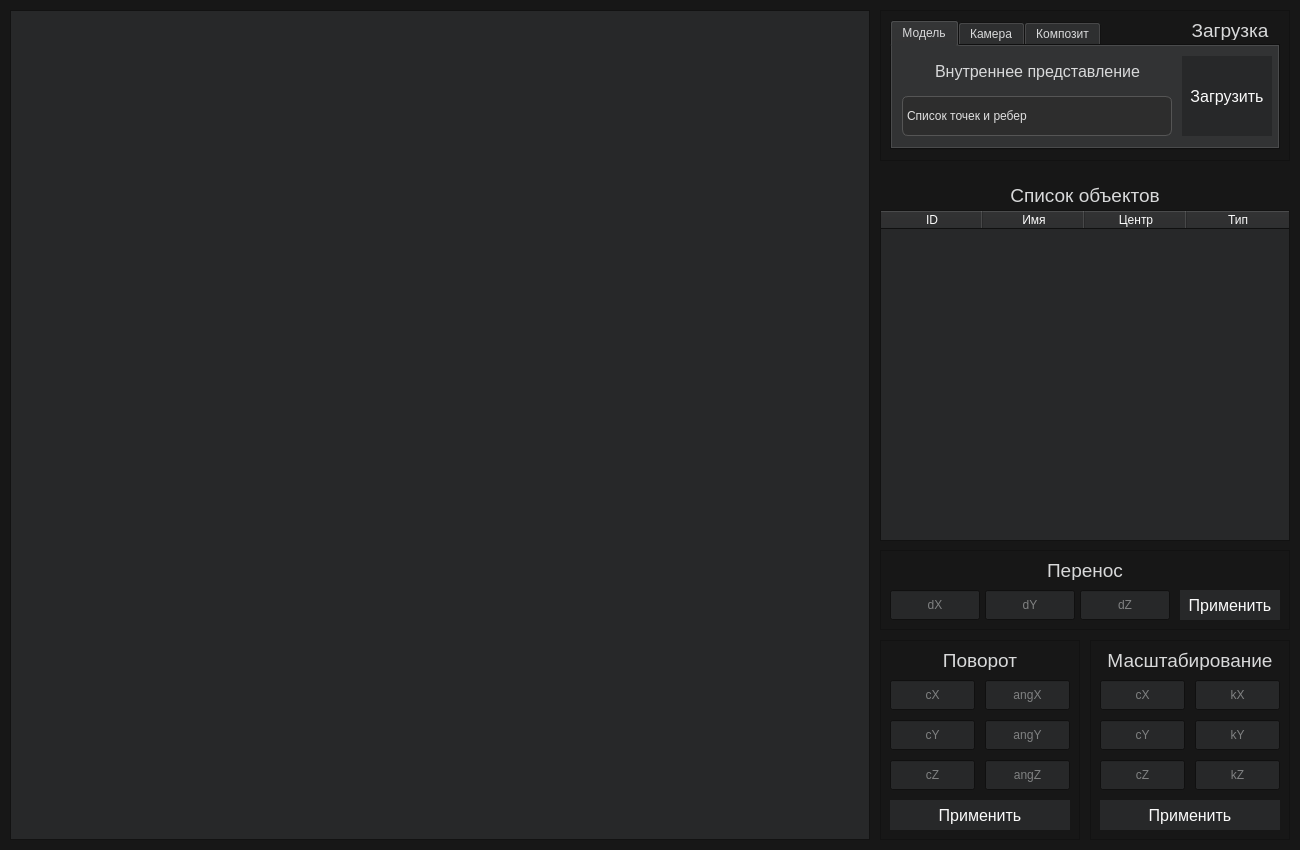
<?xml version="1.0" encoding="UTF-8"?>
<ui version="4.0">
 <class>MainWindow</class>
 <widget class="QMainWindow" name="MainWindow">
  <property name="geometry">
   <rect>
    <x>0</x>
    <y>0</y>
    <width>1300</width>
    <height>850</height>
   </rect>
  </property>
  <property name="sizePolicy">
   <sizepolicy hsizetype="Fixed" vsizetype="Fixed">
    <horstretch>0</horstretch>
    <verstretch>0</verstretch>
   </sizepolicy>
  </property>
  <property name="minimumSize">
   <size>
    <width>0</width>
    <height>0</height>
   </size>
  </property>
  <property name="maximumSize">
   <size>
    <width>1000000</width>
    <height>1000000</height>
   </size>
  </property>
  <property name="palette">
   <palette>
    <active>
     <colorrole role="WindowText">
      <brush brushstyle="SolidPattern">
       <color alpha="255">
        <red>216</red>
        <green>217</green>
        <blue>218</blue>
       </color>
      </brush>
     </colorrole>
     <colorrole role="Button">
      <brush brushstyle="SolidPattern">
       <color alpha="255">
        <red>39</red>
        <green>40</green>
        <blue>41</blue>
       </color>
      </brush>
     </colorrole>
     <colorrole role="Light">
      <brush brushstyle="SolidPattern">
       <color alpha="255">
        <red>216</red>
        <green>217</green>
        <blue>218</blue>
       </color>
      </brush>
     </colorrole>
     <colorrole role="Dark">
      <brush brushstyle="SolidPattern">
       <color alpha="255">
        <red>159</red>
        <green>159</green>
        <blue>159</blue>
       </color>
      </brush>
     </colorrole>
     <colorrole role="Mid">
      <brush brushstyle="SolidPattern">
       <color alpha="255">
        <red>184</red>
        <green>184</green>
        <blue>184</blue>
       </color>
      </brush>
     </colorrole>
     <colorrole role="Text">
      <brush brushstyle="SolidPattern">
       <color alpha="255">
        <red>251</red>
        <green>251</green>
        <blue>251</blue>
       </color>
      </brush>
     </colorrole>
     <colorrole role="ButtonText">
      <brush brushstyle="SolidPattern">
       <color alpha="255">
        <red>251</red>
        <green>251</green>
        <blue>251</blue>
       </color>
      </brush>
     </colorrole>
     <colorrole role="Base">
      <brush brushstyle="SolidPattern">
       <color alpha="255">
        <red>39</red>
        <green>40</green>
        <blue>41</blue>
       </color>
      </brush>
     </colorrole>
     <colorrole role="Window">
      <brush brushstyle="SolidPattern">
       <color alpha="255">
        <red>23</red>
        <green>23</green>
        <blue>23</blue>
       </color>
      </brush>
     </colorrole>
     <colorrole role="Shadow">
      <brush brushstyle="SolidPattern">
       <color alpha="255">
        <red>118</red>
        <green>118</green>
        <blue>118</blue>
       </color>
      </brush>
     </colorrole>
     <colorrole role="Highlight">
      <brush brushstyle="SolidPattern">
       <color alpha="255">
        <red>146</red>
        <green>136</green>
        <blue>248</blue>
       </color>
      </brush>
     </colorrole>
     <colorrole role="Link">
      <brush brushstyle="SolidPattern">
       <color alpha="255">
        <red>68</red>
        <green>119</green>
        <blue>206</blue>
       </color>
      </brush>
     </colorrole>
     <colorrole role="LinkVisited">
      <brush brushstyle="SolidPattern">
       <color alpha="255">
        <red>200</red>
        <green>142</green>
        <blue>167</blue>
       </color>
      </brush>
     </colorrole>
     <colorrole role="AlternateBase">
      <brush brushstyle="SolidPattern">
       <color alpha="255">
        <red>39</red>
        <green>40</green>
        <blue>41</blue>
       </color>
      </brush>
     </colorrole>
     <colorrole role="PlaceholderText">
      <brush brushstyle="SolidPattern">
       <color alpha="128">
        <red>216</red>
        <green>217</green>
        <blue>218</blue>
       </color>
      </brush>
     </colorrole>
    </active>
    <inactive>
     <colorrole role="WindowText">
      <brush brushstyle="SolidPattern">
       <color alpha="255">
        <red>216</red>
        <green>217</green>
        <blue>218</blue>
       </color>
      </brush>
     </colorrole>
     <colorrole role="Button">
      <brush brushstyle="SolidPattern">
       <color alpha="255">
        <red>39</red>
        <green>40</green>
        <blue>41</blue>
       </color>
      </brush>
     </colorrole>
     <colorrole role="Light">
      <brush brushstyle="SolidPattern">
       <color alpha="255">
        <red>216</red>
        <green>217</green>
        <blue>218</blue>
       </color>
      </brush>
     </colorrole>
     <colorrole role="Dark">
      <brush brushstyle="SolidPattern">
       <color alpha="255">
        <red>159</red>
        <green>159</green>
        <blue>159</blue>
       </color>
      </brush>
     </colorrole>
     <colorrole role="Mid">
      <brush brushstyle="SolidPattern">
       <color alpha="255">
        <red>184</red>
        <green>184</green>
        <blue>184</blue>
       </color>
      </brush>
     </colorrole>
     <colorrole role="Text">
      <brush brushstyle="SolidPattern">
       <color alpha="255">
        <red>251</red>
        <green>251</green>
        <blue>251</blue>
       </color>
      </brush>
     </colorrole>
     <colorrole role="ButtonText">
      <brush brushstyle="SolidPattern">
       <color alpha="255">
        <red>251</red>
        <green>251</green>
        <blue>251</blue>
       </color>
      </brush>
     </colorrole>
     <colorrole role="Base">
      <brush brushstyle="SolidPattern">
       <color alpha="255">
        <red>39</red>
        <green>40</green>
        <blue>41</blue>
       </color>
      </brush>
     </colorrole>
     <colorrole role="Window">
      <brush brushstyle="SolidPattern">
       <color alpha="255">
        <red>23</red>
        <green>23</green>
        <blue>23</blue>
       </color>
      </brush>
     </colorrole>
     <colorrole role="Shadow">
      <brush brushstyle="SolidPattern">
       <color alpha="255">
        <red>118</red>
        <green>118</green>
        <blue>118</blue>
       </color>
      </brush>
     </colorrole>
     <colorrole role="Highlight">
      <brush brushstyle="SolidPattern">
       <color alpha="255">
        <red>146</red>
        <green>136</green>
        <blue>248</blue>
       </color>
      </brush>
     </colorrole>
     <colorrole role="Link">
      <brush brushstyle="SolidPattern">
       <color alpha="255">
        <red>68</red>
        <green>119</green>
        <blue>206</blue>
       </color>
      </brush>
     </colorrole>
     <colorrole role="LinkVisited">
      <brush brushstyle="SolidPattern">
       <color alpha="255">
        <red>200</red>
        <green>142</green>
        <blue>167</blue>
       </color>
      </brush>
     </colorrole>
     <colorrole role="AlternateBase">
      <brush brushstyle="SolidPattern">
       <color alpha="255">
        <red>39</red>
        <green>40</green>
        <blue>41</blue>
       </color>
      </brush>
     </colorrole>
     <colorrole role="PlaceholderText">
      <brush brushstyle="SolidPattern">
       <color alpha="128">
        <red>216</red>
        <green>217</green>
        <blue>218</blue>
       </color>
      </brush>
     </colorrole>
    </inactive>
    <disabled>
     <colorrole role="WindowText">
      <brush brushstyle="SolidPattern">
       <color alpha="255">
        <red>216</red>
        <green>217</green>
        <blue>218</blue>
       </color>
      </brush>
     </colorrole>
     <colorrole role="Button">
      <brush brushstyle="SolidPattern">
       <color alpha="255">
        <red>39</red>
        <green>40</green>
        <blue>41</blue>
       </color>
      </brush>
     </colorrole>
     <colorrole role="Light">
      <brush brushstyle="SolidPattern">
       <color alpha="255">
        <red>216</red>
        <green>217</green>
        <blue>218</blue>
       </color>
      </brush>
     </colorrole>
     <colorrole role="Dark">
      <brush brushstyle="SolidPattern">
       <color alpha="255">
        <red>159</red>
        <green>159</green>
        <blue>159</blue>
       </color>
      </brush>
     </colorrole>
     <colorrole role="Mid">
      <brush brushstyle="SolidPattern">
       <color alpha="255">
        <red>184</red>
        <green>184</green>
        <blue>184</blue>
       </color>
      </brush>
     </colorrole>
     <colorrole role="Text">
      <brush brushstyle="SolidPattern">
       <color alpha="255">
        <red>251</red>
        <green>251</green>
        <blue>251</blue>
       </color>
      </brush>
     </colorrole>
     <colorrole role="ButtonText">
      <brush brushstyle="SolidPattern">
       <color alpha="255">
        <red>251</red>
        <green>251</green>
        <blue>251</blue>
       </color>
      </brush>
     </colorrole>
     <colorrole role="Base">
      <brush brushstyle="SolidPattern">
       <color alpha="255">
        <red>39</red>
        <green>40</green>
        <blue>41</blue>
       </color>
      </brush>
     </colorrole>
     <colorrole role="Window">
      <brush brushstyle="SolidPattern">
       <color alpha="255">
        <red>23</red>
        <green>23</green>
        <blue>23</blue>
       </color>
      </brush>
     </colorrole>
     <colorrole role="Shadow">
      <brush brushstyle="SolidPattern">
       <color alpha="255">
        <red>118</red>
        <green>118</green>
        <blue>118</blue>
       </color>
      </brush>
     </colorrole>
     <colorrole role="Highlight">
      <brush brushstyle="SolidPattern">
       <color alpha="255">
        <red>146</red>
        <green>136</green>
        <blue>248</blue>
       </color>
      </brush>
     </colorrole>
     <colorrole role="Link">
      <brush brushstyle="SolidPattern">
       <color alpha="255">
        <red>68</red>
        <green>119</green>
        <blue>206</blue>
       </color>
      </brush>
     </colorrole>
     <colorrole role="LinkVisited">
      <brush brushstyle="SolidPattern">
       <color alpha="255">
        <red>200</red>
        <green>142</green>
        <blue>167</blue>
       </color>
      </brush>
     </colorrole>
     <colorrole role="AlternateBase">
      <brush brushstyle="SolidPattern">
       <color alpha="255">
        <red>39</red>
        <green>40</green>
        <blue>41</blue>
       </color>
      </brush>
     </colorrole>
     <colorrole role="PlaceholderText">
      <brush brushstyle="SolidPattern">
       <color alpha="128">
        <red>216</red>
        <green>217</green>
        <blue>218</blue>
       </color>
      </brush>
     </colorrole>
    </disabled>
   </palette>
  </property>
  <property name="contextMenuPolicy">
   <enum>Qt::NoContextMenu</enum>
  </property>
  <property name="windowTitle">
   <string>ЛР3 ООП. Диваев ИУ7-42</string>
  </property>
  <widget class="QWidget" name="centralwidget">
   <widget class="Plane" name="planeWidget">
    <property name="geometry">
     <rect>
      <x>10</x>
      <y>10</y>
      <width>860</width>
      <height>830</height>
     </rect>
    </property>
   </widget>
   <widget class="QFrame" name="frame">
    <property name="geometry">
     <rect>
      <x>880</x>
      <y>550</y>
      <width>410</width>
      <height>80</height>
     </rect>
    </property>
    <property name="autoFillBackground">
     <bool>false</bool>
    </property>
    <property name="frameShape">
     <enum>QFrame::StyledPanel</enum>
    </property>
    <property name="frameShadow">
     <enum>QFrame::Raised</enum>
    </property>
    <widget class="QLineEdit" name="dxOffsetInput">
     <property name="geometry">
      <rect>
       <x>10</x>
       <y>40</y>
       <width>90</width>
       <height>30</height>
      </rect>
     </property>
     <property name="font">
      <font>
       <pointsize>9</pointsize>
      </font>
     </property>
     <property name="alignment">
      <set>Qt::AlignCenter</set>
     </property>
     <property name="placeholderText">
      <string>dX</string>
     </property>
    </widget>
    <widget class="QLineEdit" name="dyOffsetInput">
     <property name="geometry">
      <rect>
       <x>105</x>
       <y>40</y>
       <width>90</width>
       <height>30</height>
      </rect>
     </property>
     <property name="alignment">
      <set>Qt::AlignCenter</set>
     </property>
     <property name="placeholderText">
      <string>dY</string>
     </property>
    </widget>
    <widget class="QLineEdit" name="dzOffsetInput">
     <property name="geometry">
      <rect>
       <x>200</x>
       <y>40</y>
       <width>90</width>
       <height>30</height>
      </rect>
     </property>
     <property name="alignment">
      <set>Qt::AlignCenter</set>
     </property>
     <property name="placeholderText">
      <string>dZ</string>
     </property>
    </widget>
    <widget class="QLabel" name="label">
     <property name="geometry">
      <rect>
       <x>155</x>
       <y>10</y>
       <width>100</width>
       <height>20</height>
      </rect>
     </property>
     <property name="font">
      <font>
       <pointsize>14</pointsize>
      </font>
     </property>
     <property name="text">
      <string>Перенос</string>
     </property>
     <property name="alignment">
      <set>Qt::AlignCenter</set>
     </property>
    </widget>
    <widget class="QPushButton" name="applyShiftBtn">
     <property name="geometry">
      <rect>
       <x>300</x>
       <y>40</y>
       <width>100</width>
       <height>30</height>
      </rect>
     </property>
     <property name="font">
      <font>
       <pointsize>12</pointsize>
      </font>
     </property>
     <property name="autoFillBackground">
      <bool>true</bool>
     </property>
     <property name="text">
      <string>Применить</string>
     </property>
     <property name="flat">
      <bool>true</bool>
     </property>
    </widget>
   </widget>
   <widget class="QFrame" name="frame_2">
    <property name="geometry">
     <rect>
      <x>880</x>
      <y>10</y>
      <width>410</width>
      <height>151</height>
     </rect>
    </property>
    <property name="frameShape">
     <enum>QFrame::StyledPanel</enum>
    </property>
    <property name="frameShadow">
     <enum>QFrame::Raised</enum>
    </property>
    <widget class="QTabWidget" name="tabWidget">
     <property name="geometry">
      <rect>
       <x>10</x>
       <y>10</y>
       <width>390</width>
       <height>130</height>
      </rect>
     </property>
     <property name="currentIndex">
      <number>0</number>
     </property>
     <widget class="QWidget" name="Model">
      <attribute name="title">
       <string>Модель</string>
      </attribute>
      <widget class="QPushButton" name="loadModelBtn">
       <property name="geometry">
        <rect>
         <x>290</x>
         <y>10</y>
         <width>90</width>
         <height>80</height>
        </rect>
       </property>
       <property name="font">
        <font>
         <pointsize>12</pointsize>
        </font>
       </property>
       <property name="autoFillBackground">
        <bool>true</bool>
       </property>
       <property name="text">
        <string>Загрузить</string>
       </property>
       <property name="autoDefault">
        <bool>false</bool>
       </property>
       <property name="flat">
        <bool>true</bool>
       </property>
      </widget>
      <widget class="QComboBox" name="comboBox">
       <property name="geometry">
        <rect>
         <x>10</x>
         <y>50</y>
         <width>270</width>
         <height>40</height>
        </rect>
       </property>
       <property name="styleSheet">
        <string notr="true">QComboBox {
    background-color: #2d2d2d;
    color: #e0e0e0;
    border: 1px solid #555555;
    border-radius: 6px;
    selection-background-color: #444444;
}

QComboBox:hover {
    background-color: #3a3a3a;
}

QComboBox:focus {
    background-color: #383838;
}

QComboBox::drop-down {
    border: none;
    background: transparent;
    width: 20px;
}

QComboBox QAbstractItemView {
    background: #222222;
    selection-background-color: #0078d7;
    selection-color: white;
    border-radius: 4px;
}QComboBox {
    background-color: #2d2d2d;
    color: #e0e0e0;
    border: 1px solid #555555;
    border-radius: 6px;
    selection-background-color: #444444;
}

QComboBox:hover {
    background-color: #3a3a3a;
}

QComboBox:focus {
    background-color: #383838;
}

QComboBox::drop-down {
    border: none;
    background: transparent;
    width: 20px;
}

QComboBox QAbstractItemView {
    background: #222222;
    selection-background-color: #0078d7;
    selection-color: white;
    border-radius: 4px;
}QComboBox {
    background-color: #2d2d2d;
    color: #e0e0e0;
    border: 1px solid #555555;
    border-radius: 6px;
    selection-background-color: #444444;
}

QComboBox:hover {
    background-color: #3a3a3a;
}

QComboBox:focus {
    background-color: #383838;
}

QComboBox::drop-down {
    border: none;
    background: transparent;
    width: 20px;
}

QComboBox QAbstractItemView {
    background: #222222;
    selection-background-color: #0078d7;
    selection-color: white;
    border-radius: 4px;
}QComboBox {
    background-color: #2d2d2d;
    color: #e0e0e0;
    border: 1px solid #555555;
    border-radius: 6px;
    selection-background-color: #444444;
}

QComboBox:hover {
    background-color: #3a3a3a;
}

QComboBox:focus {
    background-color: #383838;
}

QComboBox::drop-down {
    border: none;
    background: transparent;
    width: 20px;
}

QComboBox QAbstractItemView {
    background: #222222;
    selection-background-color: #0078d7;
    selection-color: white;
    border-radius: 4px;
}</string>
       </property>
       <item>
        <property name="text">
         <string>Список точек и ребер</string>
        </property>
       </item>
       <item>
        <property name="text">
         <string>Матрица смежности</string>
        </property>
       </item>
      </widget>
      <widget class="QLabel" name="label_4">
       <property name="geometry">
        <rect>
         <x>10</x>
         <y>10</y>
         <width>271</width>
         <height>31</height>
        </rect>
       </property>
       <property name="font">
        <font>
         <pointsize>12</pointsize>
        </font>
       </property>
       <property name="text">
        <string>Внутреннее представление</string>
       </property>
       <property name="alignment">
        <set>Qt::AlignCenter</set>
       </property>
      </widget>
     </widget>
     <widget class="QWidget" name="Camera">
      <attribute name="title">
       <string>Камера</string>
      </attribute>
      <widget class="QPushButton" name="loadFrameBtn_2">
       <property name="geometry">
        <rect>
         <x>290</x>
         <y>10</y>
         <width>90</width>
         <height>80</height>
        </rect>
       </property>
       <property name="font">
        <font>
         <pointsize>11</pointsize>
        </font>
       </property>
       <property name="autoFillBackground">
        <bool>true</bool>
       </property>
       <property name="text">
        <string>Загрузить</string>
       </property>
       <property name="autoDefault">
        <bool>false</bool>
       </property>
       <property name="flat">
        <bool>true</bool>
       </property>
      </widget>
     </widget>
     <widget class="QWidget" name="Com">
      <attribute name="title">
       <string>Композит</string>
      </attribute>
      <widget class="QPushButton" name="loadFrameBtn_3">
       <property name="geometry">
        <rect>
         <x>290</x>
         <y>10</y>
         <width>90</width>
         <height>80</height>
        </rect>
       </property>
       <property name="font">
        <font>
         <pointsize>11</pointsize>
        </font>
       </property>
       <property name="autoFillBackground">
        <bool>true</bool>
       </property>
       <property name="text">
        <string>Загрузить</string>
       </property>
       <property name="autoDefault">
        <bool>false</bool>
       </property>
       <property name="flat">
        <bool>true</bool>
       </property>
      </widget>
     </widget>
    </widget>
    <widget class="QLabel" name="label_2">
     <property name="geometry">
      <rect>
       <x>300</x>
       <y>10</y>
       <width>100</width>
       <height>20</height>
      </rect>
     </property>
     <property name="font">
      <font>
       <pointsize>14</pointsize>
      </font>
     </property>
     <property name="text">
      <string>Загрузка</string>
     </property>
     <property name="alignment">
      <set>Qt::AlignCenter</set>
     </property>
    </widget>
   </widget>
   <widget class="QFrame" name="frame_3">
    <property name="geometry">
     <rect>
      <x>1090</x>
      <y>640</y>
      <width>200</width>
      <height>200</height>
     </rect>
    </property>
    <property name="frameShape">
     <enum>QFrame::StyledPanel</enum>
    </property>
    <property name="frameShadow">
     <enum>QFrame::Raised</enum>
    </property>
    <widget class="QLabel" name="label_6">
     <property name="geometry">
      <rect>
       <x>10</x>
       <y>10</y>
       <width>180</width>
       <height>20</height>
      </rect>
     </property>
     <property name="font">
      <font>
       <pointsize>14</pointsize>
      </font>
     </property>
     <property name="text">
      <string>Масштабирование</string>
     </property>
     <property name="alignment">
      <set>Qt::AlignCenter</set>
     </property>
    </widget>
    <widget class="QLineEdit" name="centerXScale">
     <property name="geometry">
      <rect>
       <x>10</x>
       <y>40</y>
       <width>85</width>
       <height>30</height>
      </rect>
     </property>
     <property name="alignment">
      <set>Qt::AlignCenter</set>
     </property>
     <property name="placeholderText">
      <string>cX</string>
     </property>
    </widget>
    <widget class="QLineEdit" name="kXScale">
     <property name="geometry">
      <rect>
       <x>105</x>
       <y>40</y>
       <width>85</width>
       <height>30</height>
      </rect>
     </property>
     <property name="alignment">
      <set>Qt::AlignCenter</set>
     </property>
     <property name="placeholderText">
      <string>kX</string>
     </property>
    </widget>
    <widget class="QLineEdit" name="centerYScale">
     <property name="geometry">
      <rect>
       <x>10</x>
       <y>80</y>
       <width>85</width>
       <height>30</height>
      </rect>
     </property>
     <property name="alignment">
      <set>Qt::AlignCenter</set>
     </property>
     <property name="placeholderText">
      <string>cY</string>
     </property>
    </widget>
    <widget class="QLineEdit" name="centerZScale">
     <property name="geometry">
      <rect>
       <x>10</x>
       <y>120</y>
       <width>85</width>
       <height>30</height>
      </rect>
     </property>
     <property name="alignment">
      <set>Qt::AlignCenter</set>
     </property>
     <property name="placeholderText">
      <string>cZ</string>
     </property>
    </widget>
    <widget class="QLineEdit" name="kYScale">
     <property name="geometry">
      <rect>
       <x>105</x>
       <y>80</y>
       <width>85</width>
       <height>30</height>
      </rect>
     </property>
     <property name="alignment">
      <set>Qt::AlignCenter</set>
     </property>
     <property name="placeholderText">
      <string>kY</string>
     </property>
    </widget>
    <widget class="QLineEdit" name="kZScale">
     <property name="geometry">
      <rect>
       <x>105</x>
       <y>120</y>
       <width>85</width>
       <height>30</height>
      </rect>
     </property>
     <property name="alignment">
      <set>Qt::AlignCenter</set>
     </property>
     <property name="placeholderText">
      <string>kZ</string>
     </property>
    </widget>
    <widget class="QPushButton" name="applyScaleBtn">
     <property name="geometry">
      <rect>
       <x>10</x>
       <y>160</y>
       <width>180</width>
       <height>30</height>
      </rect>
     </property>
     <property name="font">
      <font>
       <pointsize>12</pointsize>
      </font>
     </property>
     <property name="autoFillBackground">
      <bool>true</bool>
     </property>
     <property name="text">
      <string>Применить</string>
     </property>
     <property name="flat">
      <bool>true</bool>
     </property>
    </widget>
   </widget>
   <widget class="QFrame" name="frame_4">
    <property name="geometry">
     <rect>
      <x>880</x>
      <y>640</y>
      <width>200</width>
      <height>200</height>
     </rect>
    </property>
    <property name="frameShape">
     <enum>QFrame::StyledPanel</enum>
    </property>
    <property name="frameShadow">
     <enum>QFrame::Raised</enum>
    </property>
    <widget class="QLabel" name="label_7">
     <property name="geometry">
      <rect>
       <x>10</x>
       <y>10</y>
       <width>180</width>
       <height>20</height>
      </rect>
     </property>
     <property name="font">
      <font>
       <pointsize>14</pointsize>
      </font>
     </property>
     <property name="text">
      <string>Поворот</string>
     </property>
     <property name="alignment">
      <set>Qt::AlignCenter</set>
     </property>
    </widget>
    <widget class="QLineEdit" name="centerXRotate">
     <property name="geometry">
      <rect>
       <x>10</x>
       <y>40</y>
       <width>85</width>
       <height>30</height>
      </rect>
     </property>
     <property name="alignment">
      <set>Qt::AlignCenter</set>
     </property>
     <property name="placeholderText">
      <string>cX</string>
     </property>
    </widget>
    <widget class="QLineEdit" name="centerYRotate">
     <property name="geometry">
      <rect>
       <x>10</x>
       <y>80</y>
       <width>85</width>
       <height>30</height>
      </rect>
     </property>
     <property name="alignment">
      <set>Qt::AlignCenter</set>
     </property>
     <property name="placeholderText">
      <string>cY</string>
     </property>
    </widget>
    <widget class="QLineEdit" name="centerZRotate">
     <property name="geometry">
      <rect>
       <x>10</x>
       <y>120</y>
       <width>85</width>
       <height>30</height>
      </rect>
     </property>
     <property name="alignment">
      <set>Qt::AlignCenter</set>
     </property>
     <property name="placeholderText">
      <string>cZ</string>
     </property>
    </widget>
    <widget class="QLineEdit" name="angleXRotate">
     <property name="geometry">
      <rect>
       <x>105</x>
       <y>40</y>
       <width>85</width>
       <height>30</height>
      </rect>
     </property>
     <property name="alignment">
      <set>Qt::AlignCenter</set>
     </property>
     <property name="placeholderText">
      <string>angX</string>
     </property>
    </widget>
    <widget class="QLineEdit" name="angleYRotate">
     <property name="geometry">
      <rect>
       <x>105</x>
       <y>80</y>
       <width>85</width>
       <height>30</height>
      </rect>
     </property>
     <property name="alignment">
      <set>Qt::AlignCenter</set>
     </property>
     <property name="placeholderText">
      <string>angY</string>
     </property>
    </widget>
    <widget class="QLineEdit" name="angleZRotate">
     <property name="geometry">
      <rect>
       <x>105</x>
       <y>120</y>
       <width>85</width>
       <height>30</height>
      </rect>
     </property>
     <property name="alignment">
      <set>Qt::AlignCenter</set>
     </property>
     <property name="placeholderText">
      <string>angZ</string>
     </property>
    </widget>
    <widget class="QPushButton" name="applyRotateBtn">
     <property name="geometry">
      <rect>
       <x>10</x>
       <y>160</y>
       <width>180</width>
       <height>30</height>
      </rect>
     </property>
     <property name="font">
      <font>
       <pointsize>12</pointsize>
      </font>
     </property>
     <property name="autoFillBackground">
      <bool>true</bool>
     </property>
     <property name="text">
      <string>Применить</string>
     </property>
     <property name="flat">
      <bool>true</bool>
     </property>
    </widget>
   </widget>
   <widget class="QTableWidget" name="tableWidget">
    <property name="geometry">
     <rect>
      <x>880</x>
      <y>210</y>
      <width>410</width>
      <height>331</height>
     </rect>
    </property>
    <property name="columnCount">
     <number>4</number>
    </property>
    <attribute name="horizontalHeaderVisible">
     <bool>true</bool>
    </attribute>
    <attribute name="horizontalHeaderMinimumSectionSize">
     <number>45</number>
    </attribute>
    <attribute name="horizontalHeaderDefaultSectionSize">
     <number>102</number>
    </attribute>
    <attribute name="horizontalHeaderHighlightSections">
     <bool>false</bool>
    </attribute>
    <attribute name="verticalHeaderVisible">
     <bool>false</bool>
    </attribute>
    <column>
     <property name="text">
      <string>ID</string>
     </property>
    </column>
    <column>
     <property name="text">
      <string>Имя</string>
     </property>
    </column>
    <column>
     <property name="text">
      <string>Центр</string>
     </property>
    </column>
    <column>
     <property name="text">
      <string>Тип</string>
     </property>
    </column>
   </widget>
   <widget class="QLabel" name="label_3">
    <property name="geometry">
     <rect>
      <x>985</x>
      <y>185</y>
      <width>200</width>
      <height>20</height>
     </rect>
    </property>
    <property name="font">
     <font>
      <pointsize>14</pointsize>
     </font>
    </property>
    <property name="text">
     <string>Список объектов</string>
    </property>
    <property name="alignment">
     <set>Qt::AlignCenter</set>
    </property>
   </widget>
   <zorder>frame_2</zorder>
   <zorder>frame</zorder>
   <zorder>planeWidget</zorder>
   <zorder>frame_3</zorder>
   <zorder>frame_4</zorder>
   <zorder>tableWidget</zorder>
   <zorder>label_3</zorder>
  </widget>
 </widget>
 <customwidgets>
  <customwidget>
   <class>Plane</class>
   <extends>QGraphicsView</extends>
   <header>plane.h</header>
  </customwidget>
 </customwidgets>
 <tabstops>
  <tabstop>planeWidget</tabstop>
  <tabstop>loadModelBtn</tabstop>
  <tabstop>dxOffsetInput</tabstop>
  <tabstop>dyOffsetInput</tabstop>
  <tabstop>dzOffsetInput</tabstop>
  <tabstop>applyShiftBtn</tabstop>
  <tabstop>centerXScale</tabstop>
  <tabstop>centerYScale</tabstop>
  <tabstop>centerZScale</tabstop>
  <tabstop>kXScale</tabstop>
  <tabstop>kYScale</tabstop>
  <tabstop>kZScale</tabstop>
  <tabstop>applyScaleBtn</tabstop>
  <tabstop>centerXRotate</tabstop>
  <tabstop>centerYRotate</tabstop>
  <tabstop>centerZRotate</tabstop>
  <tabstop>angleXRotate</tabstop>
  <tabstop>angleYRotate</tabstop>
  <tabstop>angleZRotate</tabstop>
  <tabstop>applyRotateBtn</tabstop>
 </tabstops>
 <resources/>
 <connections/>
</ui>
